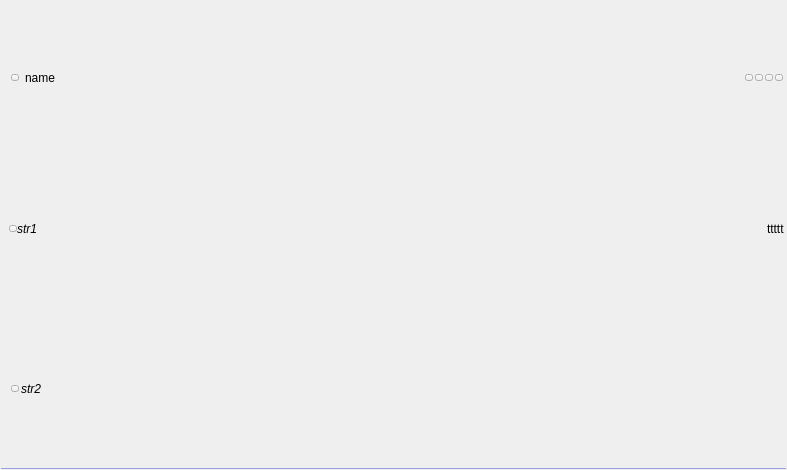
<?xml version="1.0" encoding="UTF-8"?>
<ui version="4.0">
 <class>TreeElement_Epg_Bottom</class>
 <widget class="QWidget" name="TreeElement_Epg_Bottom">
  <property name="geometry">
   <rect>
    <x>0</x>
    <y>0</y>
    <width>787</width>
    <height>470</height>
   </rect>
  </property>
  <property name="sizePolicy">
   <sizepolicy hsizetype="Expanding" vsizetype="Minimum">
    <horstretch>0</horstretch>
    <verstretch>0</verstretch>
   </sizepolicy>
  </property>
  <property name="contextMenuPolicy">
   <enum>Qt::NoContextMenu</enum>
  </property>
  <property name="windowTitle">
   <string notr="true"/>
  </property>
  <layout class="QGridLayout" name="gridLayout">
   <property name="leftMargin">
    <number>0</number>
   </property>
   <property name="topMargin">
    <number>0</number>
   </property>
   <property name="rightMargin">
    <number>0</number>
   </property>
   <property name="bottomMargin">
    <number>0</number>
   </property>
   <property name="spacing">
    <number>0</number>
   </property>
   <item row="0" column="0">
    <layout class="QHBoxLayout" name="horizontalLayout_4">
     <property name="spacing">
      <number>0</number>
     </property>
     <property name="topMargin">
      <number>2</number>
     </property>
     <property name="rightMargin">
      <number>4</number>
     </property>
     <property name="bottomMargin">
      <number>2</number>
     </property>
     <item>
      <spacer name="horizontalSpacer">
       <property name="orientation">
        <enum>Qt::Horizontal</enum>
       </property>
       <property name="sizeType">
        <enum>QSizePolicy::Fixed</enum>
       </property>
       <property name="sizeHint" stdset="0">
        <size>
         <width>3</width>
         <height>20</height>
        </size>
       </property>
      </spacer>
     </item>
     <item alignment="Qt::AlignVCenter">
      <widget class="CLogoView" name="m_Logo" native="true">
       <property name="sizePolicy">
        <sizepolicy hsizetype="Preferred" vsizetype="Expanding">
         <horstretch>0</horstretch>
         <verstretch>0</verstretch>
        </sizepolicy>
       </property>
       <property name="contextMenuPolicy">
        <enum>Qt::NoContextMenu</enum>
       </property>
      </widget>
     </item>
    </layout>
   </item>
   <item row="2" column="0" colspan="2">
    <widget class="Line" name="line">
     <property name="sizePolicy">
      <sizepolicy hsizetype="Expanding" vsizetype="Fixed">
       <horstretch>0</horstretch>
       <verstretch>0</verstretch>
      </sizepolicy>
     </property>
     <property name="minimumSize">
      <size>
       <width>0</width>
       <height>1</height>
      </size>
     </property>
     <property name="contextMenuPolicy">
      <enum>Qt::NoContextMenu</enum>
     </property>
     <property name="autoFillBackground">
      <bool>false</bool>
     </property>
     <property name="styleSheet">
      <string notr="true">QFrame {
    border:0px;
padding: 0px;
margin: 1px;
background-color:rgba(158, 158, 220,255);
}</string>
     </property>
     <property name="frameShadow">
      <enum>QFrame::Plain</enum>
     </property>
     <property name="lineWidth">
      <number>1</number>
     </property>
     <property name="midLineWidth">
      <number>0</number>
     </property>
     <property name="orientation">
      <enum>Qt::Horizontal</enum>
     </property>
    </widget>
   </item>
   <item row="0" column="1">
    <widget class="QWidget" name="m_Cursor" native="true">
     <property name="sizePolicy">
      <sizepolicy hsizetype="Expanding" vsizetype="Expanding">
       <horstretch>0</horstretch>
       <verstretch>0</verstretch>
      </sizepolicy>
     </property>
     <layout class="QVBoxLayout" name="verticalLayout">
      <property name="spacing">
       <number>0</number>
      </property>
      <property name="leftMargin">
       <number>2</number>
      </property>
      <property name="topMargin">
       <number>0</number>
      </property>
      <property name="rightMargin">
       <number>2</number>
      </property>
      <property name="bottomMargin">
       <number>1</number>
      </property>
      <item>
       <layout class="QHBoxLayout" name="horizontalLayout_Str1">
        <property name="spacing">
         <number>6</number>
        </property>
        <property name="sizeConstraint">
         <enum>QLayout::SetDefaultConstraint</enum>
        </property>
        <property name="leftMargin">
         <number>2</number>
        </property>
        <item>
         <widget class="CSkinButton" name="m_FavButton">
          <property name="sizePolicy">
           <sizepolicy hsizetype="Fixed" vsizetype="Fixed">
            <horstretch>0</horstretch>
            <verstretch>0</verstretch>
           </sizepolicy>
          </property>
          <property name="minimumSize">
           <size>
            <width>1</width>
            <height>1</height>
           </size>
          </property>
          <property name="focusPolicy">
           <enum>Qt::NoFocus</enum>
          </property>
          <property name="text">
           <string notr="true"/>
          </property>
          <property name="iconSize">
           <size>
            <width>0</width>
            <height>0</height>
           </size>
          </property>
          <property name="checkable">
           <bool>true</bool>
          </property>
          <property name="checked">
           <bool>false</bool>
          </property>
          <property name="skinImage" stdset="0">
           <stringlist notr="true">
            <string>src=&quot;img\tree\star-off.png&quot; statecount=&quot;1&quot; duration=&quot;0&quot; autoScale=&quot;0&quot;</string>
            <string>checked=&quot;1&quot; src=&quot;img\tree\star-on.png&quot; statecount=&quot;1&quot; duration=&quot;0&quot; autoScale=&quot;0&quot;</string>
           </stringlist>
          </property>
         </widget>
        </item>
        <item>
         <widget class="CSkinOneLineText" name="m_Name">
          <property name="sizePolicy">
           <sizepolicy hsizetype="Expanding" vsizetype="Expanding">
            <horstretch>0</horstretch>
            <verstretch>0</verstretch>
           </sizepolicy>
          </property>
          <property name="text">
           <string>name</string>
          </property>
          <property name="addheight" stdset="0">
           <number>2</number>
          </property>
         </widget>
        </item>
        <item>
         <widget class="QWidget" name="m_ExtButtonContainer" native="true">
          <property name="sizePolicy">
           <sizepolicy hsizetype="Minimum" vsizetype="Expanding">
            <horstretch>0</horstretch>
            <verstretch>0</verstretch>
           </sizepolicy>
          </property>
          <layout class="QHBoxLayout" name="horizontalLayout_2">
           <property name="spacing">
            <number>2</number>
           </property>
           <property name="leftMargin">
            <number>0</number>
           </property>
           <property name="topMargin">
            <number>0</number>
           </property>
           <property name="rightMargin">
            <number>2</number>
           </property>
           <property name="bottomMargin">
            <number>0</number>
           </property>
           <item>
            <widget class="CSkinButton" name="m_ExtButton1">
             <property name="focusPolicy">
              <enum>Qt::NoFocus</enum>
             </property>
             <property name="text">
              <string notr="true"/>
             </property>
             <property name="iconSize">
              <size>
               <width>0</width>
               <height>0</height>
              </size>
             </property>
             <property name="checkable">
              <bool>false</bool>
             </property>
            </widget>
           </item>
           <item>
            <widget class="CSkinButton" name="m_ExtButton2">
             <property name="focusPolicy">
              <enum>Qt::NoFocus</enum>
             </property>
             <property name="text">
              <string notr="true"/>
             </property>
             <property name="iconSize">
              <size>
               <width>0</width>
               <height>0</height>
              </size>
             </property>
             <property name="checkable">
              <bool>false</bool>
             </property>
            </widget>
           </item>
           <item>
            <widget class="CSkinButton" name="m_ExtButton3">
             <property name="focusPolicy">
              <enum>Qt::NoFocus</enum>
             </property>
             <property name="text">
              <string notr="true"/>
             </property>
             <property name="iconSize">
              <size>
               <width>0</width>
               <height>0</height>
              </size>
             </property>
             <property name="checkable">
              <bool>false</bool>
             </property>
            </widget>
           </item>
           <item>
            <widget class="CSkinButton" name="m_ExtButton4">
             <property name="focusPolicy">
              <enum>Qt::NoFocus</enum>
             </property>
             <property name="text">
              <string notr="true"/>
             </property>
             <property name="iconSize">
              <size>
               <width>0</width>
               <height>0</height>
              </size>
             </property>
             <property name="checkable">
              <bool>false</bool>
             </property>
            </widget>
           </item>
          </layout>
         </widget>
        </item>
       </layout>
      </item>
      <item>
       <layout class="QGridLayout" name="gridLayout_2">
        <property name="bottomMargin">
         <number>2</number>
        </property>
        <property name="verticalSpacing">
         <number>4</number>
        </property>
        <item row="0" column="1">
         <widget class="CSkinOneLineText" name="m_Str1">
          <property name="sizePolicy">
           <sizepolicy hsizetype="Expanding" vsizetype="Expanding">
            <horstretch>0</horstretch>
            <verstretch>0</verstretch>
           </sizepolicy>
          </property>
          <property name="font">
           <font>
            <italic>true</italic>
           </font>
          </property>
          <property name="text">
           <string>str1</string>
          </property>
          <property name="brightness" stdset="0">
           <number>-25</number>
          </property>
         </widget>
        </item>
        <item row="0" column="0">
         <widget class="CSkinButton" name="m_EpgDesc1">
          <property name="minimumSize">
           <size>
            <width>1</width>
            <height>1</height>
           </size>
          </property>
          <property name="focusPolicy">
           <enum>Qt::NoFocus</enum>
          </property>
          <property name="text">
           <string notr="true"/>
          </property>
          <property name="iconSize">
           <size>
            <width>0</width>
            <height>0</height>
           </size>
          </property>
          <property name="checkable">
           <bool>false</bool>
          </property>
          <property name="skinImage" stdset="0">
           <stringlist notr="true">
            <string>src=&quot;img\tree\info.png&quot; statecount=&quot;1&quot; duration=&quot;0&quot; autoScale=&quot;0&quot;</string>
           </stringlist>
          </property>
         </widget>
        </item>
        <item row="0" column="2">
         <widget class="CSkinOneLineText" name="m_TimeNowEnd">
          <property name="sizePolicy">
           <sizepolicy hsizetype="Minimum" vsizetype="Expanding">
            <horstretch>0</horstretch>
            <verstretch>0</verstretch>
           </sizepolicy>
          </property>
          <property name="text">
           <string notr="true">ttttt</string>
          </property>
          <property name="alignment">
           <set>Qt::AlignLeading|Qt::AlignLeft|Qt::AlignVCenter</set>
          </property>
          <property name="addheight" stdset="0">
           <number>1</number>
          </property>
         </widget>
        </item>
        <item row="1" column="1" colspan="2">
         <widget class="CSkinProgressWidget" name="m_ProgressWidget" native="true">
          <property name="sizePolicy">
           <sizepolicy hsizetype="Expanding" vsizetype="Minimum">
            <horstretch>0</horstretch>
            <verstretch>0</verstretch>
           </sizepolicy>
          </property>
          <property name="minimumSize">
           <size>
            <width>0</width>
            <height>2</height>
           </size>
          </property>
          <property name="maximumSize">
           <size>
            <width>16777215</width>
            <height>2</height>
           </size>
          </property>
          <property name="sliderInfo" stdset="0">
           <string notr="true">color1=&quot;0xFF339df9&quot; color2=&quot;0&quot; type=&quot;0&quot; roundcorner=&quot;0&quot; borderwidth=&quot;0&quot; bordercolor=&quot;0xFF808080&quot;</string>
          </property>
          <property name="borderInfo" stdset="0">
           <string notr="true">borderwidth=&quot;0&quot; roundcorner=&quot;0&quot; bordercolor=&quot;0xFFB0B0B0&quot;</string>
          </property>
         </widget>
        </item>
       </layout>
      </item>
      <item>
       <layout class="QHBoxLayout" name="horizontalLayout_3">
        <property name="spacing">
         <number>2</number>
        </property>
        <property name="sizeConstraint">
         <enum>QLayout::SetDefaultConstraint</enum>
        </property>
        <property name="leftMargin">
         <number>2</number>
        </property>
        <property name="topMargin">
         <number>0</number>
        </property>
        <item>
         <widget class="CSkinButton" name="m_EpgDesc2">
          <property name="minimumSize">
           <size>
            <width>1</width>
            <height>0</height>
           </size>
          </property>
          <property name="focusPolicy">
           <enum>Qt::NoFocus</enum>
          </property>
          <property name="iconSize">
           <size>
            <width>0</width>
            <height>0</height>
           </size>
          </property>
          <property name="skinImage" stdset="0">
           <stringlist notr="true">
            <string>src=&quot;img\tree\info.png&quot; statecount=&quot;1&quot; duration=&quot;0&quot; autoScale=&quot;0&quot;</string>
           </stringlist>
          </property>
         </widget>
        </item>
        <item>
         <widget class="CSkinOneLineText" name="m_Str2">
          <property name="sizePolicy">
           <sizepolicy hsizetype="Expanding" vsizetype="Expanding">
            <horstretch>0</horstretch>
            <verstretch>0</verstretch>
           </sizepolicy>
          </property>
          <property name="font">
           <font>
            <italic>true</italic>
           </font>
          </property>
          <property name="text">
           <string>str2</string>
          </property>
          <property name="brightness" stdset="0">
           <number>-50</number>
          </property>
         </widget>
        </item>
       </layout>
      </item>
     </layout>
    </widget>
   </item>
  </layout>
 </widget>
 <customwidgets>
  <customwidget>
   <class>CSkinOneLineText</class>
   <extends>QLabel</extends>
   <header>skinonelinetext.h</header>
  </customwidget>
  <customwidget>
   <class>CSkinProgressWidget</class>
   <extends>QWidget</extends>
   <header>skinprogresswidget.h</header>
   <container>1</container>
  </customwidget>
  <customwidget>
   <class>CSkinButton</class>
   <extends>QToolButton</extends>
   <header>skinbutton.h</header>
  </customwidget>
  <customwidget>
   <class>CLogoView</class>
   <extends>QWidget</extends>
   <header>logoview.h</header>
  </customwidget>
 </customwidgets>
 <resources/>
 <connections/>
</ui>
